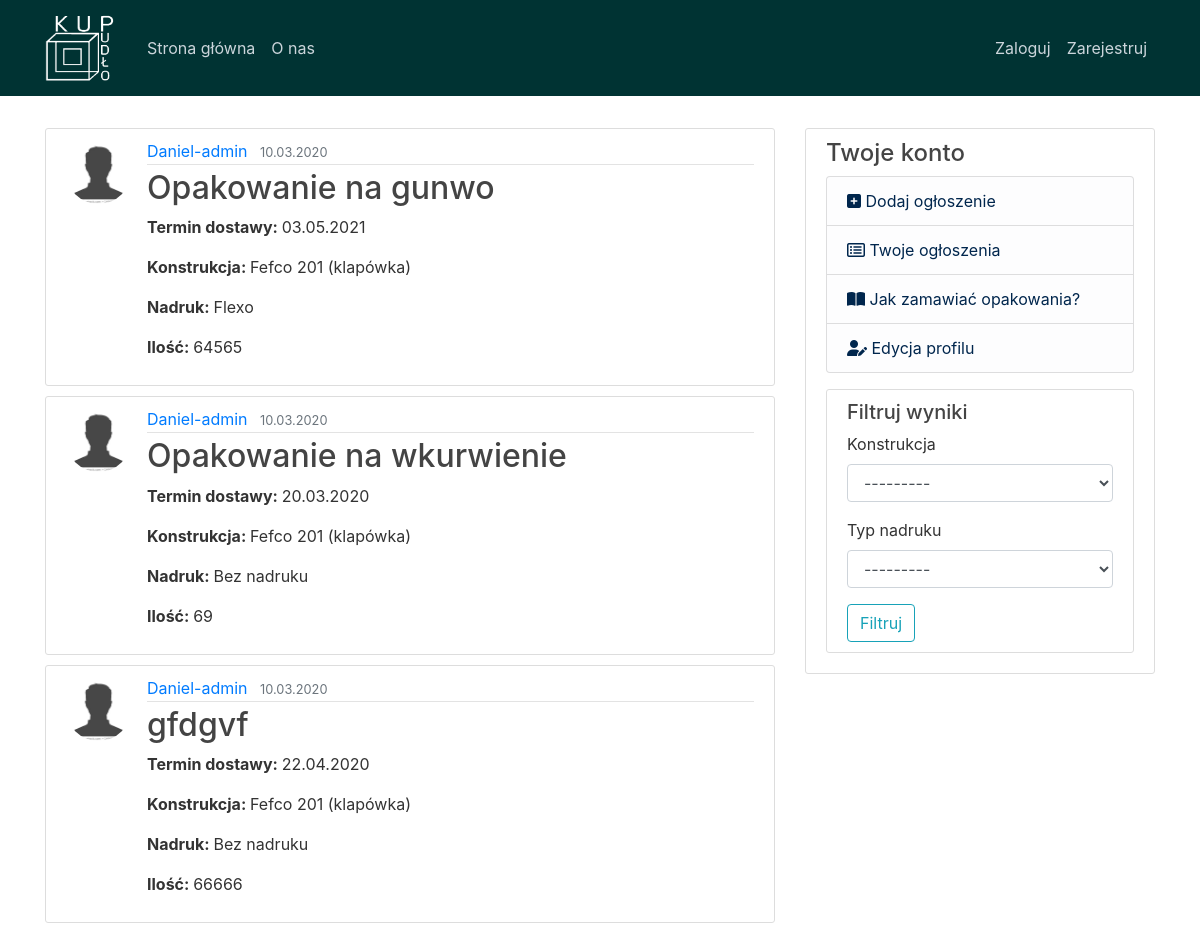
The page / on the database its author committed.
### Tablica/models.py (models this page shows, shortened)
class ogloszenie(models.Model):
    autor = models.ForeignKey(User, on_delete=models.CASCADE)
    data_dodania = models.DateTimeField(auto_now=True)
    nazwa_opakowania = models.CharField(max_length=100)
    termin_dostawy = models.DateTimeField(default="")
    ilość = models.IntegerField(default=0, validators=[MaxValueValidator(1000000), MinValueValidator(0)])
    treść = models.TextField(blank=True)
    długość_mm = models.PositiveSmallIntegerField(null=True, blank=True)
    szerokość_mm = models.PositiveSmallIntegerField(null=True, blank=True)
    wysokość_mm = models.PositiveSmallIntegerField(null=True, blank=True)
    class konstrukcje (models.TextChoices):
        fefco_201 = "aa", _('Fefco 201 (klapówka)')
        fefco_422 = "ab", _('Fefco 422 (tacka skladana recznie)')
        fefco_451 = "ac", _('Fefco 451 (tacka klejona)')
        fefco_700 = "ad", _('Fefco 700 (dno automatyczne)')
        inne = "ae", _('Inne')
    konstrukcja = models.CharField(max_length=30, choices=konstrukcje.choices, default=konstrukcje.fefco_201)
    class nadruk(models.TextChoices):
        bez_nadruku = "bz", ('Bez nadruku')
        flexo = "fl",_('Flexo')
        offset = "of",_('Offset')
    typ_nadruku = models.CharField(max_length=2, choices=nadruk.choices, default=nadruk.bez_nadruku)
    LICZBA_KOLOROW = [
        ('0', '0'),
        ('1', '1'),
        ('2', '2'),
        ('3', '3'),
        ('4', '4'),
        ('5', '5')
    ]
    ilość_kolorów = models.CharField(max_length=30, choices=LICZBA_KOLOROW, default='0', blank=True)
    powierzchnia_zadruku = models.IntegerField(validators=[MaxValueValidator(100), MinValueValidator(0)], blank=True)
    class wojewodztwa(models.TextChoices):
        brak = "BK", _("---")
        dolnoslaskie = "DS", _("dolnośląskie")
        kujawsko_pomorskie = "KP", _("kujawsko-pomorskie")
        lubelskie = "LU", _("lubelskie")
        lubuskie = "LB", _("lubuskie")
        lodzkie = "LDZ", _("łódzkie")
        malopolskie = "MP", _("małopolskie")
        mazowieckie = "MZ", _("mazowieckie")
        opolskie = "OP", _("opolskie")
        podkarpackie = "PK", _("podkarpackie")
        podlaskie = "PL", _("podlaskie")
        pomorskie = "PM", _("pomorskie")
        slaskie = "SL", _("śląskie")
        swietokrzyskie = "SK", _("świętokrzyskie")
        warminsko_mazurskie = "WM", _("warmińsko-mazurskie")
        wielkopolskie = "WP", _("wielkopolskie")
        zachodniopomorskie = "ZP", _("zachodniopomorskie")
    województwo = models.CharField(max_length=30, choices=wojewodztwa.choices, default=wojewodztwa.brak)
    miejscowość = models.CharField(max_length=100, default="")
    class palety(models.TextChoices):
        Euro_paleta = "EU", _('Paleta EURO')
        Paleta_UK = "UK", _('Paleta UK')
        Paleta_jednorazowa = "PJ", _('Paleta jednorazowa')
    Paleta = models.CharField(max_length=100, choices=palety.choices, default=palety.Euro_paleta)

### users/models.py (models this page shows, shortened)
class Profile(models.Model):
    user = models.OneToOneField(User, on_delete=models.CASCADE)
    image = models.ImageField(default='default.jpg', upload_to='profile_pics')

### Tablica/views.py (the view)
# urls.py: path('', ogloszenieListView.as_view(), name='index'),
class ogloszenieListView(ListView):         #View strony głównej, używamy wbudowanego modułu ListView
    model = ogloszenie                      #wybieramy co będzie naszym modelem w tym View (ogloszenie)
    template_name = 'Tablica/home.html'     #nazwa pliku html
    context_object_name = 'ogloszenie'
    ordering = ['-data_dodania']            #segregowanie listy po dacie dodania
    paginate_by = 5                         #tyle powinno wyświetlać się ogłoszeń na jednej stronie
    def get_context_data(self, **kwargs):                   #moduł filtrów
        context = super().get_context_data(**kwargs)
        context['filter'] = ogloszenieFilter(self.request.GET, queryset=self.get_queryset())
        return context

### Tablica/templates/Tablica/home.html (shortened to what this page needs)
{% extends "Tablica/base.html" %}
{% load crispy_forms_tags %}
{% block filter %}
<div class="content-section">
    <h5>Filtruj wyniki</h5>
    <form method="GET">
        {{ filter.form|crispy }}
        <button class="btn btn-outline-info" type="submit">Filtruj</button>
    </form>
</div>
{% endblock %}
{% block body %}
    <body style="background-color:#ffffff">
    {% for ogloszenie in filter.qs %}
        <article class="media content-section">
          <img class="rounded-circle article-img" src="{{ ogloszenie.autor.profile.image.url }}">
          <div class="media-body">
            <div class="article-metadata">
              <a class="mr-2" href="{% url 'profil-ogloszenia' ogloszenie.autor.username %}">{{ogloszenie.autor}}</a>
              <small class="text-muted">{{ ogloszenie.data_dodania|date:"d.m.o" }}</small>
            </div>
            <h2><a class="article-title" href="{% url 'ogloszenie-detal' ogloszenie.id %}">{{ ogloszenie.nazwa_opakowania }}</a></h2>
            <p class="article-content"><b>Termin dostawy: </b>{{ogloszenie.termin_dostawy|date:"d.m.o"}}</p>
            <p class="article-content"><b>Konstrukcja: </b>{{ogloszenie.get_konstrukcja_display}}</p>
            <p class="article-content"><b>Nadruk: </b>{{ogloszenie.get_typ_nadruku_display}}</p>
            <p class="article-content"><b>Ilość: </b>{{ogloszenie.ilość}}</p>
          </div>
        </article>
    {% endfor %}
{% endblock %}

### Tablica/static/Tablica/main.css (style rules this page uses)
body { background: #fafafa; color: #333333; margin-top: 5rem; }
h1, h2, h3, h4, h5, h6 { color: #444444; }
.content-section { background: #ffffff; padding: 10px 20px; border: 1px solid #dddddd; border-radius: 3px; margin-bottom: 10px; }
.article-title { color: #444444; }
.article-content { white-space: pre-line; }
.article-img { height: 65px; width: 65px; margin-right: 16px; }
.article-metadata { padding-bottom: 1px; margin-bottom: 4px; border-bottom: 1px solid #e3e3e3 }

### rows shown on the page
ogloszenie: autor.profile.image (placeholder picture), autor "Daniel-admin", data_dodania "10.03.2020", nazwa_opakowania "Opakowanie na gunwo", termin_dostawy "03.05.2021", konstrukcja "Fefco 201 (klapówka)", typ_nadruku "Flexo", ilość "64565"
ogloszenie: autor.profile.image (placeholder picture), autor "Daniel-admin", data_dodania "10.03.2020", nazwa_opakowania "Opakowanie na wkurwienie", termin_dostawy "20.03.2020", konstrukcja "Fefco 201 (klapówka)", typ_nadruku "Bez nadruku", ilość "69"
ogloszenie: autor.profile.image (placeholder picture), autor "Daniel-admin", data_dodania "10.03.2020", nazwa_opakowania "gfdgvf", termin_dostawy "22.04.2020", konstrukcja "Fefco 201 (klapówka)", typ_nadruku "Bez nadruku", ilość "66666"
